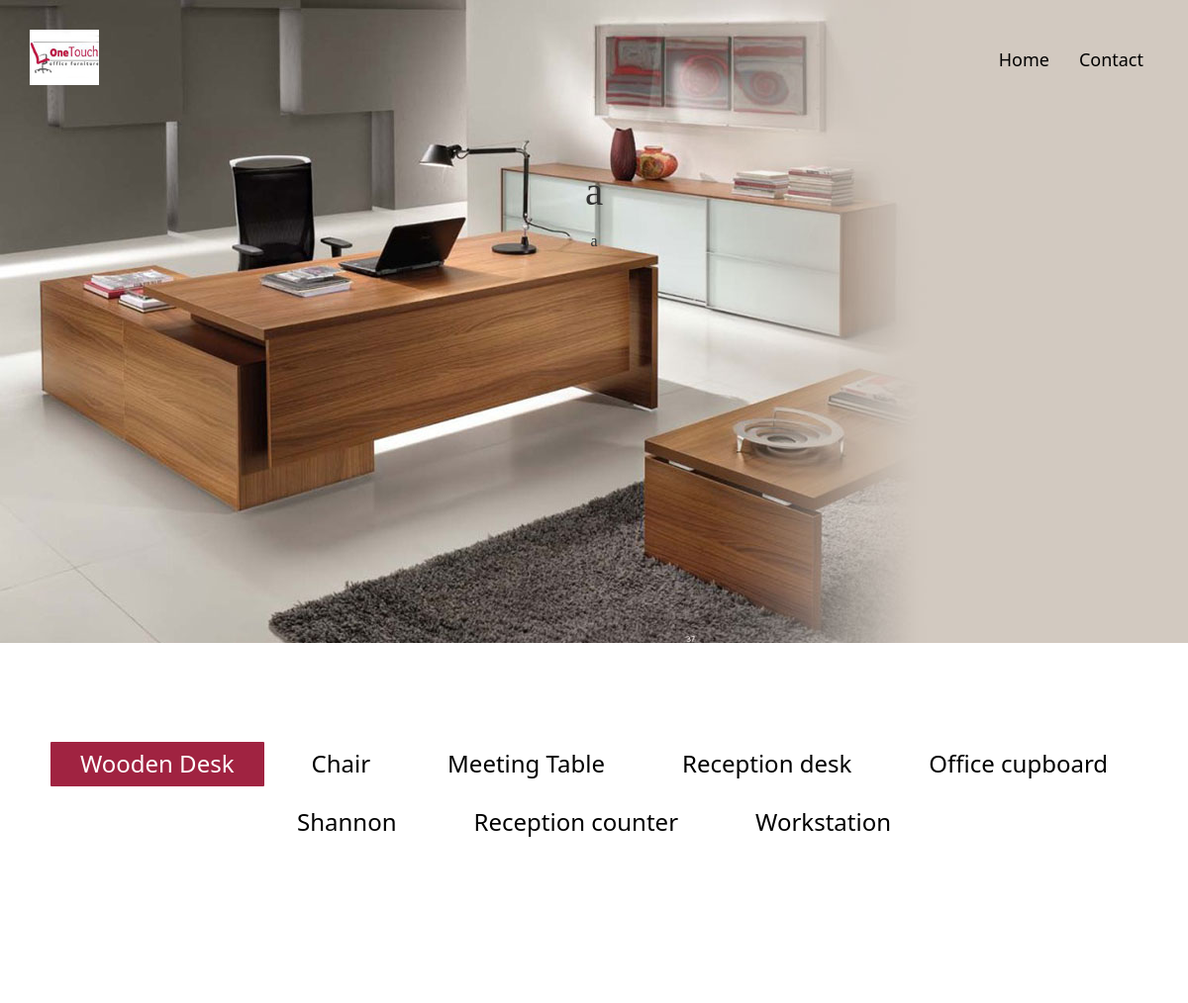
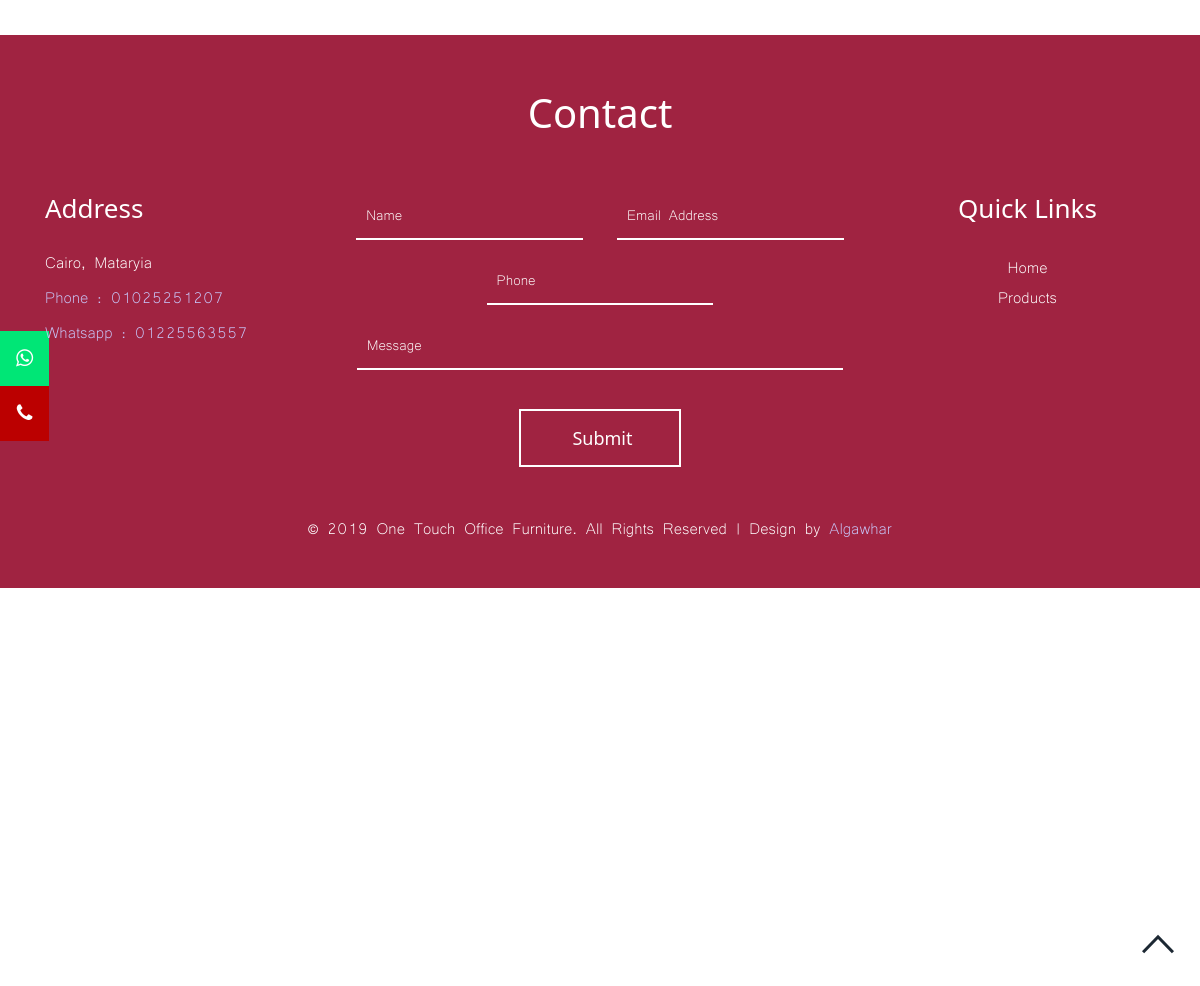
Screenshot of /products/ with the database file from the repository (2 pictures, top to bottom).
### app/models.py (models this page shows)
class company(models.Model):
    company_id = models.AutoField(primary_key=True)
    company_name_en = models.CharField(max_length=255 , null=False)
    company_name_ar = models.CharField(max_length=255 , null=False)
    address_en = models.CharField(max_length=255 , null=True )
    address_ar = models.CharField(max_length=255 , null=True)
    phone = models.CharField(max_length=100 , null=True, blank=True)
    whatsapp = models.CharField(max_length=255 , null=True, blank=True)
    Facebook = models.CharField(max_length=255 , null=True, blank=True)
    google_business = models.CharField(max_length=255 , null=True, blank=True)
    youtube = models.CharField(max_length=255 , null=True, blank=True)
    location = models.CharField(max_length=255 , null=True, blank=True)
    logo = models.ImageField(upload_to='photo/' , null=True , blank=True)
    short_description = models.TextField(null=True, blank=True)
    keywords_en = models.TextField(null=True, blank=True)
    keywords_ar = models.TextField(null=True, blank=True)

class slider(models.Model):
    slider_id = models.AutoField(primary_key=True)
    slider_name_en = models.CharField(max_length=255 , null=True, blank=True)
    slider_name_ar = models.CharField(max_length=255, null=True, blank=True)
    slider_description_en = models.TextField(null=True, blank=True)
    slider_description_ar = models.TextField(null=True, blank=True)
    order = models.IntegerField(null=False)
    Image = models.ImageField(upload_to='photo/', null=True, blank=True)
    logo = models.ImageField(upload_to='photo/', null=True, blank=True)

class category(models.Model):
    category_id = models.IntegerField(primary_key=True )
    category_name_en = models.CharField(max_length=255 , null=True, blank=True)
    category_name_ar = models.CharField(max_length=255, null=True, blank=True)
    status = models.BooleanField(null=False)
    order = models.IntegerField(null=False)
    Icon = models.ImageField(upload_to='photo/' , null=True, blank=True)
    Image = models.ImageField(upload_to='photo/' , null=True, blank=True)
    main_category_id = models.IntegerField(null=True)
    def __str__(self):
        return self.category_name_en

### app/views.py (the view, shortened to what this page needs)
# urls.py: path('products/' , views.products , name='product'),
def products(request):
    boolstate = 1
    company = models.company.objects.all()
    about = models.about.objects.all()
    slider = models.slider.objects.all()
    category = models.category.objects.filter(status=True)
    products = models.product.objects.filter(status=True)
    ProductsRel = function.getallproducts()
    if request.session.get('KEY'):
        x = models.product.objects.filter(product_name_en__contains=request.session.get('KEY'))
        if len(x) > 0:
            boolstate = 0
            ProductsRel = x
        del request.session['KEY']
    print(boolstate)
    print(ProductsRel)
    data = {
        'company_data': company,
        'about_data': about,
        'slider_data': slider,
        'ProductsRel': ProductsRel,
    }
    if boolstate == 1:
        data['state'] = boolstate
    return render(request , "static_pages/products.html" , data)

### app/function.py (called while the page is built)
def getallproducts():
    a = models.category.objects.filter(status=True)
    ProductsRel = {}
    for i in a:
        lst = []
        x = models.product.objects.filter(category_id=i.category_id , status=True).order_by('-order')
        for j in x:
            lst.append(j)
        ProductsRel[i] = lst
    return ProductsRel

### templates/static_pages/products.html (shortened to what this page needs)
{% load static %}
{% load staticfiles %}
<!DOCTYPE html>
<html>
<head>
     			<link rel="stylesheet" href="{% static 'css/bootstrap.min.css' %}">
     	<link rel="stylesheet" href="{% static 'css/style.css' %}" type="text/css" media="all">
	<link href="{% static 'css/animate.css' %}" rel="stylesheet" type="text/css" media="all">
		<link rel="stylesheet" href="https://cdnjs.cloudflare.com/ajax/libs/font-awesome/4.7.0/css/font-awesome.min.css">
</head>
<body>
{% if company_data %}
    {% for i in company_data %}
<div class="icon-bar">
{% if i.whatsapp %}
  <a href="https://wa.me/{{ i.whatsapp }}" target="_blank" class="whatsapp"><i class="fa fa-whatsapp"></i></a>
{% endif %}
{% if i.phone %}
  <a href="tel:{{ i.phone }}" class="phone"><i class="fa fa-phone"></i></a>
{% endif %}
</div>
    {% endfor %}
{% endif %}
<div class="header" id="home">
		{% if slider_data %}
            {% for i in slider_data %}
	<div class="menu" style="background-image: url({{ i.Image.url }})">
		<nav class="navbar navbar-default ">
			<div class="container">
				<div class="navbar-header">
				  <a class="navbar-brand logo" href="#"><img src="{% static 'images/mlogo.png' %}" alt="logo image"></a>
				</div>
				<div class="collapse navbar-collapse" id="bs-example-navbar-collapse-1">
					<ul class="nav navbar-nav navbar-right">
						<li><a href="../" class="active scroll wow fadeInDownBig" data-wow-delay=".1s">Home</a></li>
						<li><a href="#contact" class="scroll wow fadeInDownBig" data-wow-delay=".9s">Contact</a></li>
					</ul>
				</div>
<br>
<br>
				<div class="header" style="word-wrap: break-word"; >
    <h1 class="wow bounceIn animated" data-wow-delay="0.50s" style="visibility: visible;animation-delay: 0.5s;animation-name: bounceIn;font-size: 41px;"> <br>{{ i.slider_name_en }} </h1>
                    <h2 class="wow fadeInUp" data-wow-delay="0.90s"> <br>{{ i.slider_description_en }}</h2>
				</div>
			</div>
		</nav>
	</div>
            {% endfor %}
    {% endif %}
</div>
<div class="container">
	<div class="row">
		<div class="catalogue" id="catalogue">
		<div class="padding-catalogue">
            <br>
                 {% if  state %}
				<div id="horizontalTab" style="display: block; width: 100%; margin: 0px;" id="catelogue">
                    {% if ProductsRel %}
			        <ul>
                        {% for i in ProductsRel%}
						<li class="resp-tab-item" aria-controls="tab_item-0"  role="tab"><span>{{ i }}</span></li>
                        {% endfor %}
					</ul>
					{% endif %}
					{% if ProductsRel %}
                       {% for key,value in ProductsRel.items %}
					<div class="tab-1 resp-tab-content" aria-labelledby="tab_item-0">
						<div class="facts">
						</div>
					</div>
                        {% endfor %}
                        <br>
                 {% endif %}
</div>
        {% endif %}
</div>
</div>
</div>
</div>
<br>
<br>
<div class="contact" id="contact">
	<div class="container">
		<div class="padding-contact">
			<h3> Contact </h3>
			<div class="col-md-3 address services wow fadeInLeft animated" data-wow-delay=".6s" style="word-wrap: break-word;">
				<h4>Address</h4>
                {% if company_data %}
					<address>
						{% for i in company_data %}
                            {{ i.address_en }}
                        {% endfor %}
                        <br>
                        {% for i in company_data %}
                            <span>Phone : {{ i.phone }}</span>
                        {% endfor %}
                     {% for i in company_data %}
                            <span>Whatsapp : {{ i.whatsapp }}</span>
                        {% endfor %}
					</address>
                {% endif %}
			</div>
			<div class="col-md-6 c-form wow fadeInUp animated" data-wow-delay=".2s">
				<div class="register">
					<form method="post" action="">
						<input placeholder="Name" name="name" type="text" required="">
						<input placeholder="Email Address" type="text" name="email" required="">
                        <input class="col-md-4-offset-4" placeholder="Phone" name="phone" type="text" required="">
						<div class="message">
							<input placeholder="Message" type="message" name="message" required="">
						</div>
						<div class="sign-up">
							<input type="submit" name="submit" value="Submit"/>
						</div>
					</form>
				</div>
			</div>
			<div class="col-md-3 quick wow fadeInRight animated" data-wow-delay=".6s">
				<h4>Quick Links</h4>
					<ul>
						<li><a href="../" class="active scroll">Home</a></li>
						<li><a href="#catalogue" class="scroll">Products</a></li>
					</ul>
			</div>
		  <div class="clearfix"> </div>
		</div>
			<div class="copy-right">
					<p>&copy; 2019 One Touch Office Furniture.  All Rights  Reserved | Design by <a href="https://algawhar.com">Algawhar</a></p>
			</div>
	</div>
</div>
		<a href="#" id="toTop" style="display: block;"> </a>
</body>
</html>

### static_files/css/style.css (style rules this page uses)
html,body,div,span,applet,object,iframe,h1,h2,h3,h4,h5,h6,p,blockquote,pre,a,abbr,acronym,address,big,cite,code,del,dfn,em,img,ins,kbd,q,s,samp,small,strike,strong,sub,sup,tt,var,b,u,i,dl,dt,dd,ol,nav ul,nav li,fieldset,form,label,legend,table,caption,tbody,tfoot,thead,tr,th,td,article,aside,canvas,details,embed,figure,figcaption,footer,header,hgroup,menu,nav,output,ruby,section,summary,time,mark,audio,video { margin:0;padding:0;border:0;font-size:100%;font:inherit;vertical-align:baseline; }
article, aside, details, figcaption, figure,footer, header, hgroup, menu, nav, section { display: block; }
ol,ul { list-style:none;margin:0px;padding:0px; }
a { text-decoration:none; }
img { max-width:100%; }
body { width:100%; text-align:center; }
body a { transition:0.5s all; -webkit-transition:0.5s all; -moz-transition:0.5s all; -o-transition:0.5s all; -ms-transition:0.5s all; }
.menu { background:url("../images/header.jpg" ) 0px 0px no-repeat; width:100%; height:650px; background-size:cover; display:block; }
.navbar-default { background-color: transparent; border: none; }
.navbar-default .navbar-nav>li>a { color: #000; font-size:18px; padding-top: 50px; text-decoration: none; font-family: "segoeui"; }
.logo img { width:70%; padding-top:15px; }
h3 { font-size:40px; color:#2E1CB9; text-align:center; font-family: "segoeui"; }
.padding-catalogue { padding:75px 0; }
.facts { padding: 5% 0% 0% 0%; }
.resp-tab-item { border:none; color: #000; font-size: 24px; font-family: "segoeui"; cursor: pointer; padding:5px 30px 7px; margin:5px; display: inline-block; list-style: none; outline: none; border:2px solid #fff; -moz-border-radius: 3px; -webkit-border-radius: 3px; -khtml-border-radius: 3px; border-radius: 3px; -webkit-transition: all 0.3s ease-out; -moz-transition: all 0.3s ease-out; -ms-transition: all 0.3s ease-out; -o-transition: all 0.3s ease-out; transition: all 0.3s ease-out; -webkit-appearance: none; }
.resp-tab-active, .resp-tab-item:hover { border:2px solid #fff; text-shadow: none; color: #fff; background:#a02341; -moz-border-radius: 3px; -webkit-border-radius: 3px; -khtml-border-radius: 3px; border-radius: 3px; }
.resp-tab-content { display: none; }
*, *:after, *:before { -webkit-box-sizing: border-box; -moz-box-sizing: border-box; box-sizing: border-box; }
.contact { background-color:#a02341; width:100%; }
.contact h3 { padding-bottom:50px; color:#fff; }
.padding-contact { padding:50px 0; }
.address { color:#fff; text-align:left; }
.address h4 { font-size:26px; padding-bottom:25px; font-family: "segoeui"; }
address { font-size:20px; font-family: "msyi"; line-height:20px; }
.address span { padding-top:15px; color:#C8C5F7; display:block; }
.register input[type="text"], .register input[type="message"] { outline: none; font-size:18px; color: #fff; font-family: "msyi"; padding: 15px 10px; border:none; border-bottom:2px solid #fff; width: 42%; margin: 0 15px 15px 15px ; background:transparent; }
.register input[type="message"] { width: 90%; }
.sign-up input[type="submit"] { background:transparent; color: #fff; border: 2px solid #fff; font-size: 18px; font-family: "segoeui"; padding: 15px 10px 15px 15px; width: 30%; cursor: pointer; outline: none; display: inline-block; margin-top:24px; transition: 0.5s all; -webkit-transition: 0.5s all; -moz-transition: 0.5s all; -o-transition: 0.5s all; -ms-transition: 0.5s all; }
.quick h4 { font-size:26px; padding-bottom:25px; font-family: "segoeui"; color:#fff; }
.quick ul li a { font-size:20px; font-family: "msyi"; line-height:30px; color:#fff; text-decoration:none; }
.copy-right p { padding:0px 15px; padding-bottom:50px; font-size:20px; font-family: "msyi"; color:#fff; }
.copy-right a { color:#C8C5F7; text-decoration:none; }
#toTop { display: none; text-decoration: none; position: fixed; bottom: 10px; right: 10px; overflow: hidden; width: 48px; height: 48px; border: none; text-indent: 100%; background: url("../images/to-top.png") no-repeat 0px 0px; }

### templates/static_pages/products.html (style rules this page uses)
::placeholder { color:white; }
body { margin:0;height:2000px; }
.icon-bar { position: fixed; top: 70%; -webkit-transform: translateY(-50%); -ms-transform: translateY(-50%); transform: translateY(-50%); }
.icon-bar a { display: block; text-align: center; padding: 16px; transition: all 0.3s ease; color: white; font-size: 20px; }
.whatsapp { background: #00e676; color: white; }
.phone { background: #bb0000; color: white; }

### rows the page displays
company: address_en "Cairo, Mataryia", phone "01025251207", whatsapp "01225563557"
slider: Image (picture), slider_name_en "a", slider_description_en "a"
category: category_name_en "Wooden Desk"
category: category_name_en "Chair"
category: category_name_en "Meeting Table"
category: category_name_en "Reception desk"
category: category_name_en "Office cupboard"
category: category_name_en "Shannon"
category: category_name_en "Reception counter"
category: category_name_en "Workstation"
